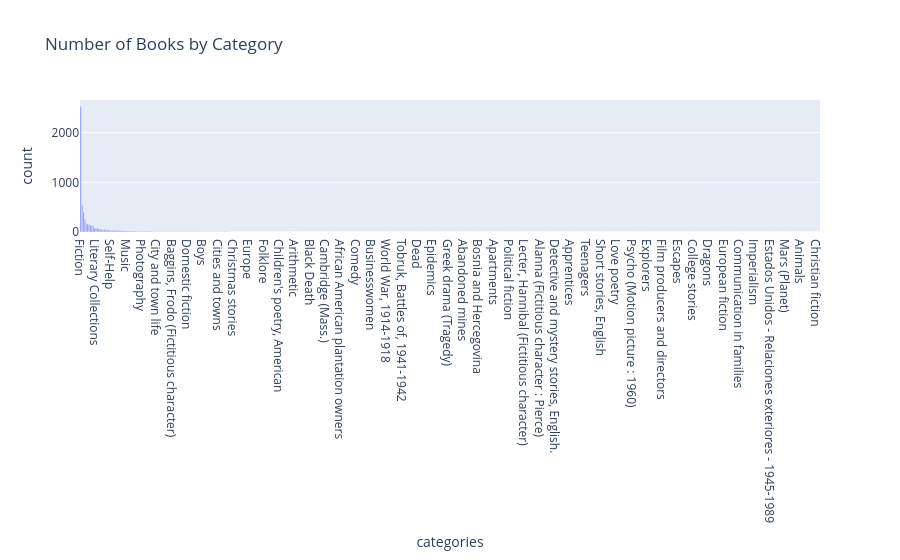

Notebook cell for this chart:
### Code cell
import plotly.express as px

category_counts = (
    books_missing["categories"]
    .value_counts()
    .reset_index()
)

category_counts.columns = ["categories", "count"]

fig = px.bar(
    category_counts,
    x="categories",
    y="count",
    title="Number of Books by Category"
)

fig.show()

### Figure 1 — Plotly figure (JSON) as saved in the notebook; plotly's stock layout.template omitted (floating-point values rounded to 4 significant figures; data arrays with more than 128 entries replaced by an {"elided": "..."} marker saying what was removed)
{"data": [{"hovertemplate": "categories=%{x}<br>count=%{y}<extra></extra>", "legendgroup": "", "marker": {"color": "#636efa", "pattern": {"shape": ""}}, "name": "", "orientation": "v", "showlegend": false, "textposition": "auto", "x": {"elided": "531 str values"}, "xaxis": "x", "y": {"elided": "531 int values"}, "yaxis": "y", "type": "bar"}], "layout": {"xaxis": {"anchor": "y", "domain": [0.0, 1.0], "title": {"text": "categories"}}, "yaxis": {"anchor": "x", "domain": [0.0, 1.0], "title": {"text": "count"}}, "legend": {"tracegroupgap": 0}, "title": {"text": "Number of Books by Category"}, "barmode": "relative"}}
